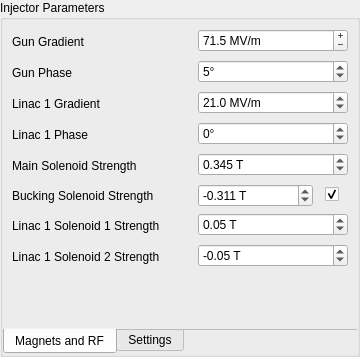
         <widget class="QGroupBox" name="injector_parameter_groupbox">
          <property name="minimumSize">
           <size>
            <width>360</width>
            <height>0</height>
           </size>
          </property>
          <property name="maximumSize">
           <size>
            <width>360</width>
            <height>16777215</height>
           </size>
          </property>
          <property name="autoFillBackground">
           <bool>false</bool>
          </property>
          <property name="title">
           <string>Injector Parameters</string>
          </property>
          <property name="flat">
           <bool>false</bool>
          </property>
          <layout class="QVBoxLayout" name="verticalLayout_5">
           <property name="leftMargin">
            <number>0</number>
           </property>
           <property name="topMargin">
            <number>0</number>
           </property>
           <property name="rightMargin">
            <number>0</number>
           </property>
           <property name="bottomMargin">
            <number>0</number>
           </property>
           <item>
            <widget class="QTabWidget" name="tabWidget_5">
             <property name="minimumSize">
              <size>
               <width>0</width>
               <height>0</height>
              </size>
             </property>
             <property name="tabPosition">
              <enum>QTabWidget::South</enum>
             </property>
             <property name="currentIndex">
              <number>0</number>
             </property>
             <property name="usesScrollButtons">
              <bool>false</bool>
             </property>
             <property name="documentMode">
              <bool>true</bool>
             </property>
             <widget class="QWidget" name="tab_11">
              <attribute name="title">
               <string>Magnets and RF</string>
              </attribute>
              <layout class="QFormLayout" name="formLayout_4">
               <item row="0" column="0">
                <widget class="QLabel" name="gun_gradient_label">
                 <property name="sizePolicy">
                  <sizepolicy hsizetype="Expanding" vsizetype="Preferred">
                   <horstretch>0</horstretch>
                   <verstretch>0</verstretch>
                  </sizepolicy>
                 </property>
                 <property name="minimumSize">
                  <size>
                   <width>180</width>
                   <height>25</height>
                  </size>
                 </property>
                 <property name="text">
                  <string>Gun Gradient</string>
                 </property>
                </widget>
               </item>
               <item row="0" column="1">
                <widget class="QDoubleSpinBox" name="doubleSpinBox">
                 <property name="sizePolicy">
                  <sizepolicy hsizetype="Preferred" vsizetype="Fixed">
                   <horstretch>0</horstretch>
                   <verstretch>0</verstretch>
                  </sizepolicy>
                 </property>
                 <property name="maximumSize">
                  <size>
                   <width>150</width>
                   <height>16777215</height>
                  </size>
                 </property>
                 <property name="accessibleName">
                  <string>INJ:CLA-LRG1-GUN-CAV:field_amplitude</string>
                 </property>
                 <property name="buttonSymbols">
                  <enum>QAbstractSpinBox::PlusMinus</enum>
                 </property>
                 <property name="suffix">
                  <string> MV/m</string>
                 </property>
                 <property name="decimals">
                  <number>1</number>
                 </property>
                 <property name="minimum">
                  <double>0.000000000000000</double>
                 </property>
                 <property name="maximum">
                  <double>100.000000000000000</double>
                 </property>
                 <property name="singleStep">
                  <double>0.500000000000000</double>
                 </property>
                 <property name="value">
                  <double>71.500000000000000</double>
                 </property>
                </widget>
               </item>
               <item row="1" column="0">
                <widget class="QLabel" name="gun_phase_label">
                 <property name="minimumSize">
                  <size>
                   <width>0</width>
                   <height>25</height>
                  </size>
                 </property>
                 <property name="text">
                  <string>Gun Phase</string>
                 </property>
                </widget>
               </item>
               <item row="1" column="1">
                <widget class="QDoubleSpinBox" name="gun_phase">
                 <property name="maximumSize">
                  <size>
                   <width>150</width>
                   <height>16777215</height>
                  </size>
                 </property>
                 <property name="accessibleName">
                  <string>INJ:CLA-LRG1-GUN-CAV:phase</string>
                 </property>
                 <property name="suffix">
                  <string>°</string>
                 </property>
                 <property name="decimals">
                  <number>0</number>
                 </property>
                 <property name="minimum">
                  <double>-180.000000000000000</double>
                 </property>
                 <property name="maximum">
                  <double>180.000000000000000</double>
                 </property>
                 <property name="value">
                  <double>5.000000000000000</double>
                 </property>
                </widget>
               </item>
               <item row="2" column="0">
                <widget class="QLabel" name="linac1_gradient_label">
                 <property name="sizePolicy">
                  <sizepolicy hsizetype="Preferred" vsizetype="Preferred">
                   <horstretch>0</horstretch>
                   <verstretch>0</verstretch>
                  </sizepolicy>
                 </property>
                 <property name="minimumSize">
                  <size>
                   <width>0</width>
                   <height>25</height>
                  </size>
                 </property>
                 <property name="text">
                  <string>Linac 1 Gradient</string>
                 </property>
                </widget>
               </item>
               <item row="2" column="1">
                <widget class="QDoubleSpinBox" name="linac_1_gradient_2">
                 <property name="maximumSize">
                  <size>
                   <width>150</width>
                   <height>16777215</height>
                  </size>
                 </property>
                 <property name="accessibleName">
                  <string>INJ:CLA-L01-CAV:field_amplitude</string>
                 </property>
                 <property name="suffix">
                  <string> MV/m</string>
                 </property>
                 <property name="decimals">
                  <number>1</number>
                 </property>
                 <property name="maximum">
                  <double>25.000000000000000</double>
                 </property>
                 <property name="singleStep">
                  <double>0.500000000000000</double>
                 </property>
                 <property name="value">
                  <double>21.000000000000000</double>
                 </property>
                </widget>
               </item>
               <item row="3" column="0">
                <widget class="QLabel" name="linac1_phase_label">
                 <property name="sizePolicy">
                  <sizepolicy hsizetype="Preferred" vsizetype="Preferred">
                   <horstretch>0</horstretch>
                   <verstretch>0</verstretch>
                  </sizepolicy>
                 </property>
                 <property name="minimumSize">
                  <size>
                   <width>0</width>
                   <height>25</height>
                  </size>
                 </property>
                 <property name="text">
                  <string>Linac 1 Phase</string>
                 </property>
                </widget>
               </item>
               <item row="3" column="1">
                <widget class="QDoubleSpinBox" name="linac1_phase_2">
                 <property name="maximumSize">
                  <size>
                   <width>150</width>
                   <height>16777215</height>
                  </size>
                 </property>
                 <property name="accessibleName">
                  <string>INJ:CLA-L01-CAV:phase</string>
                 </property>
                 <property name="suffix">
                  <string>°</string>
                 </property>
                 <property name="decimals">
                  <number>0</number>
                 </property>
                 <property name="minimum">
                  <double>-180.000000000000000</double>
                 </property>
                 <property name="maximum">
                  <double>180.000000000000000</double>
                 </property>
                </widget>
               </item>
               <item row="4" column="0">
                <widget class="QLabel" name="bucking_coil_and_sol_strength_label">
                 <property name="sizePolicy">
                  <sizepolicy hsizetype="Preferred" vsizetype="Preferred">
                   <horstretch>0</horstretch>
                   <verstretch>0</verstretch>
                  </sizepolicy>
                 </property>
                 <property name="minimumSize">
                  <size>
                   <width>0</width>
                   <height>25</height>
                  </size>
                 </property>
                 <property name="text">
                  <string>Main Solenoid Strength</string>
                 </property>
                </widget>
               </item>
               <item row="4" column="1">
                <widget class="QDoubleSpinBox" name="sol_strength">
                 <property name="maximumSize">
                  <size>
                   <width>150</width>
                   <height>16777215</height>
                  </size>
                 </property>
                 <property name="accessibleName">
                  <string>INJ:CLA-LRG1-MAG-SOL-01:field_amplitude</string>
                 </property>
                 <property name="suffix">
                  <string> T</string>
                 </property>
                 <property name="decimals">
                  <number>3</number>
                 </property>
                 <property name="minimum">
                  <double>-0.500000000000000</double>
                 </property>
                 <property name="maximum">
                  <double>0.500000000000000</double>
                 </property>
                 <property name="singleStep">
                  <double>0.001000000000000</double>
                 </property>
                 <property name="value">
                  <double>0.345000000000000</double>
                 </property>
                </widget>
               </item>
               <item row="6" column="0">
                <widget class="QLabel" name="label_7">
                 <property name="text">
                  <string>Bucking Solenoid Strength</string>
                 </property>
                </widget>
               </item>
               <item row="7" column="0">
                <widget class="QLabel" name="linac1_sol1_strength_label">
                 <property name="sizePolicy">
                  <sizepolicy hsizetype="Preferred" vsizetype="Preferred">
                   <horstretch>0</horstretch>
                   <verstretch>0</verstretch>
                  </sizepolicy>
                 </property>
                 <property name="minimumSize">
                  <size>
                   <width>0</width>
                   <height>25</height>
                  </size>
                 </property>
                 <property name="text">
                  <string>Linac 1 Solenoid 1 Strength</string>
                 </property>
                </widget>
               </item>
               <item row="7" column="1">
                <widget class="QDoubleSpinBox" name="linac1_sol1_strength_2">
                 <property name="maximumSize">
                  <size>
                   <width>150</width>
                   <height>16777215</height>
                  </size>
                 </property>
                 <property name="accessibleName">
                  <string>INJ:CLA-L01-MAG-SOL-01:field_amplitude</string>
                 </property>
                 <property name="suffix">
                  <string> T</string>
                 </property>
                 <property name="minimum">
                  <double>-0.500000000000000</double>
                 </property>
                 <property name="maximum">
                  <double>0.500000000000000</double>
                 </property>
                 <property name="singleStep">
                  <double>0.010000000000000</double>
                 </property>
                 <property name="value">
                  <double>0.050000000000000</double>
                 </property>
                </widget>
               </item>
               <item row="8" column="0">
                <widget class="QLabel" name="linac1_sol2_strength_label">
                 <property name="sizePolicy">
                  <sizepolicy hsizetype="Preferred" vsizetype="Preferred">
                   <horstretch>0</horstretch>
                   <verstretch>0</verstretch>
                  </sizepolicy>
                 </property>
                 <property name="minimumSize">
                  <size>
                   <width>0</width>
                   <height>25</height>
                  </size>
                 </property>
                 <property name="text">
                  <string>Linac 1 Solenoid 2 Strength</string>
                 </property>
                </widget>
               </item>
               <item row="8" column="1">
                <widget class="QDoubleSpinBox" name="linac1_sol2_strength_2">
                 <property name="maximumSize">
                  <size>
                   <width>150</width>
                   <height>16777215</height>
                  </size>
                 </property>
                 <property name="accessibleName">
                  <string>INJ:CLA-L01-MAG-SOL-02:field_amplitude</string>
                 </property>
                 <property name="suffix">
                  <string> T</string>
                 </property>
                 <property name="minimum">
                  <double>-0.500000000000000</double>
                 </property>
                 <property name="maximum">
                  <double>0.500000000000000</double>
                 </property>
                 <property name="singleStep">
                  <double>0.010000000000000</double>
                 </property>
                 <property name="value">
                  <double>-0.050000000000000</double>
                 </property>
                </widget>
               </item>
               <item row="6" column="1">
                <widget class="QWidget" name="widget_3" native="true">
                 <layout class="QFormLayout" name="formLayout_10">
                  <property name="horizontalSpacing">
                   <number>6</number>
                  </property>
                  <property name="verticalSpacing">
                   <number>6</number>
                  </property>
                  <property name="leftMargin">
                   <number>0</number>
                  </property>
                  <property name="topMargin">
                   <number>0</number>
                  </property>
                  <property name="rightMargin">
                   <number>5</number>
                  </property>
                  <property name="bottomMargin">
                   <number>0</number>
                  </property>
                  <item row="0" column="0">
                   <widget class="QDoubleSpinBox" name="buckingsol_strength">
                    <property name="minimumSize">
                     <size>
                      <width>115</width>
                      <height>0</height>
                     </size>
                    </property>
                    <property name="maximumSize">
                     <size>
                      <width>115</width>
                      <height>16777215</height>
                     </size>
                    </property>
                    <property name="accessibleName">
                     <string>INJ:CLA-LRG1-MAG-BSOL-01:field_amplitude</string>
                    </property>
                    <property name="suffix">
                     <string> T</string>
                    </property>
                    <property name="decimals">
                     <number>3</number>
                    </property>
                    <property name="minimum">
                     <double>-0.500000000000000</double>
                    </property>
                    <property name="maximum">
                     <double>0.000000000000000</double>
                    </property>
                    <property name="singleStep">
                     <double>0.005000000000000</double>
                    </property>
                    <property name="value">
                     <double>-0.311000000000000</double>
                    </property>
                   </widget>
                  </item>
                  <item row="0" column="1">
                   <widget class="QCheckBox" name="bsol_track_checkBox">
                    <property name="minimumSize">
                     <size>
                      <width>20</width>
                      <height>20</height>
                     </size>
                    </property>
                    <property name="maximumSize">
                     <size>
                      <width>20</width>
                      <height>16777215</height>
                     </size>
                    </property>
                    <property name="toolTip">
                     <string>Track Main Solenoid Field</string>
                    </property>
                    <property name="whatsThis">
                     <string>Track Main Solenoid Field</string>
                    </property>
                    <property name="accessibleName">
                     <string>simulation:bsol_tracking</string>
                    </property>
                    <property name="layoutDirection">
                     <enum>Qt::RightToLeft</enum>
                    </property>
                    <property name="text">
                     <string/>
                    </property>
                    <property name="checked">
                     <bool>true</bool>
                    </property>
                   </widget>
                  </item>
                 </layout>
                </widget>
               </item>
               <item row="9" column="0">
                <spacer name="verticalSpacer_2">
                 <property name="orientation">
                  <enum>Qt::Vertical</enum>
                 </property>
                 <property name="sizeHint" stdset="0">
                  <size>
                   <width>20</width>
                   <height>40</height>
                  </size>
                 </property>
                </spacer>
               </item>
              </layout>
             </widget>
             <widget class="QWidget" name="tab_12">
              <attribute name="title">
               <string>Settings</string>
              </attribute>
             </widget>
            </widget>
           </item>
          </layout>
         </widget>
